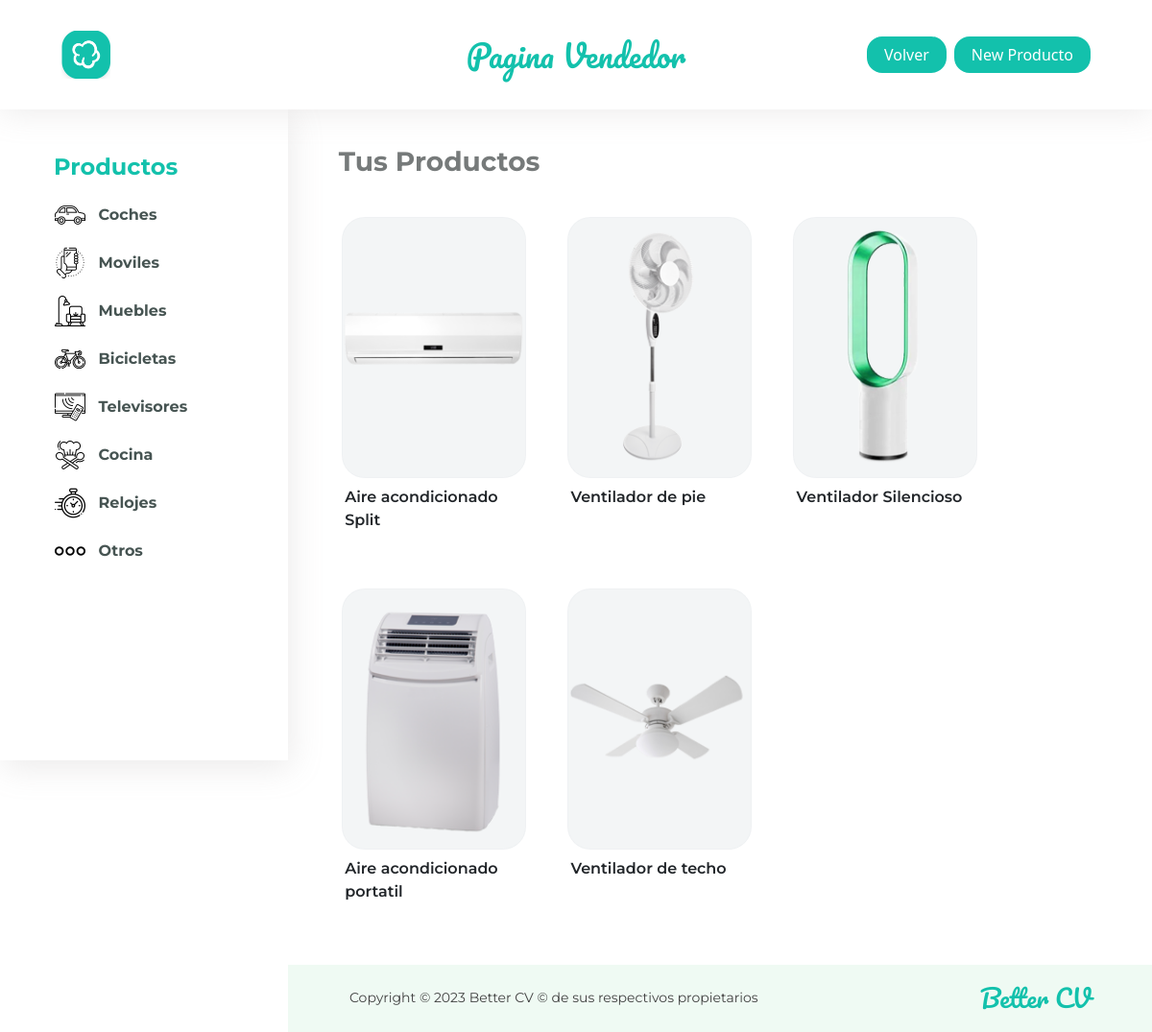
Screenshot of /pag-vendedores/index.php?id=2 with the database file from the repository.
### tables this page shows
CREATE TABLE `productos` (
  `id_prod` int(10) NOT NULL,
  `nombre_prod` varchar(50) NOT NULL,
  `id_vendedor` int(10) NOT NULL,
  `foto_prod` varchar(100) NOT NULL,
  `precio_prod` int(20) NOT NULL,
  `tipo_prod` varchar(50) NOT NULL,
  `etiqueta_producto` varchar(50) NOT NULL,
  `descuento` int(10) NOT NULL
);

### pag-vendedores/index.php (the view, shortened to what this page needs)
<!DOCTYPE html>
<html lang="en">
<head>
    <link rel="stylesheet" href="vendedores.css">
    <link href="https://cdn.jsdelivr.net/npm/bootstrap@5.3.1/dist/css/bootstrap.min.css" rel="stylesheet">
</head>
    <?php
	$id=$_GET['id'];
  ?>
<body>
    <nav>
        <div class="logo"><a href="../pag-vendedores/index.php?prod=.&id=<?php echo $id ?>"><img src="../img/logo-cv.png" alt=""></a></div>
        <div><p class="m-0">Pagina Vendedor</p></div>
        <div class="end">
            <button onclick="location.href='../index.php'">Volver</button>
            <button data-bs-toggle="modal" data-bs-target="#modal_estructura_nuevo_producto">New Producto</button>
        </div>
    </nav>
    <main>
        <section class="lateral">
            <h5>Productos</h5>
            <div class="eleccion">
                <img src="../img/iconos/coche.png" alt="coches">
                <a href="../pag-vendedores/index.php?prod=coches&id=<?php echo $id?>">Coches</a>
            </div>
            <div class="eleccion">
                <img src="../img/iconos/telefono-inteligente.png" alt="moviles">
                <a href="../pag-vendedores/index.php?prod=moviles&id=<?php echo $id?>">Moviles</a>
            </div>
            <div class="eleccion">
                <img src="../img/iconos/muebles.png" alt="muebles">
                <a href="../pag-vendedores/index.php?prod=muebles&id=<?php echo $id?>">Muebles</a>
            </div>
            <div class="eleccion">
                <img src="../img/iconos/bicicleta.png" alt="bicicletas">
                <a href="../pag-vendedores/index.php?prod=bicicletas&id=<?php echo $id?>">Bicicletas</a>
            </div>
            <div class="eleccion">
                <img src="../img/iconos/televisor.png" alt="televisores">
                <a href="../pag-vendedores/index.php?prod=televisores&id=<?php echo $id?>">Televisores</a>
            </div>
            <div class="eleccion">
                <img src="../img/iconos/cocina.png" alt="cocina">
                <a href="../pag-vendedores/index.php?prod=cocina&id=<?php echo $id?>">Cocina</a>
            </div>
            <div class="eleccion">
                <img src="../img/iconos/reloj.png" alt="reloj">
                <a href="../pag-vendedores/index.php?prod=reloj&id=<?php echo $id?>">Relojes</a>
            </div>
            <div class="eleccion">
                <img src="../img/iconos/otros.png" alt="otros">
                <a href="../pag-vendedores/index.php?prod=otros&id=<?php echo $id?>">Otros</a>
            </div>
        </section>
        <section class="pantalla">
            <h3 class="title">Tus Productos</h3>
            <div class="productos">
                <?php
                    $id=$_GET['id'];
					$prod=$_GET['prod'];
                    include ("../conectar.php");
                    $sql_buscar="SELECT * FROM productos WHERE id_vendedor=$id AND tipo_prod like '%$prod%'";
                    $busqueda=mysqli_query($mysql, $sql_buscar);
                    while ($producto=mysqli_fetch_array($busqueda)){
                        echo '
                        <div class="caja">
                            <button data-bs-toggle="modal" data-bs-target="#modal_estructura'.$producto['id_prod'].'" class="img"><img src="../img/'.$producto['foto_prod'].'" alt="foto"></button>
                            <p>'.$producto['nombre_prod'].'</p>
                        </div>
                        ';
                    }
                ?>
            </div>
            <footer>
                <small>Copyright © 2023 Better CV © de sus respectivos propietarios</small>
                <p class="m-0">Better CV</p>
            </footer>
        </section>
    </main>
</body>
</html>

### pag-vendedores/vendedores.css (style rules this page uses)
* { margin: 0; padding: 0; }
nav { width: 100%; display: flex; position: fixed; padding: 2rem 4rem; box-shadow: 0rem 0.2rem 2rem rgba(159, 153, 153, 0.2); background-color: white; z-index: 2; }
nav div { display: flex; flex: 1; justify-content: center; align-items: center; }
nav div p { font-family: "Pacifico", cursive; font-size: 2rem; font-weight: 400; color: #13C1AC; }
nav .logo { display: flex; flex: 1; justify-content: start; align-items: center; }
nav .logo img { width: 3.2rem; }
nav .end { display: flex; justify-content: end; align-items: center; gap: 0.5rem; }
nav .end button { border: 2px solid #13C1AC; border-radius: 1rem; background-color: #13C1AC; padding: 0.3rem 1rem; color: white; font-weight: 500; transition: 0.2s ease-in; }
main { width: 100%; display: flex; }
main .lateral { display: flex; position: fixed; flex-direction: column; justify-content: start; background-color: white; top: 7rem; width: 25%; height: 85vh; padding: 3rem 3rem 2rem 2.5rem; gap: 0.3rem; z-index: 1; box-shadow: 0.2rem 0.5rem 2rem rgba(159, 153, 153, 0.2); }
main .lateral h5 { font-family: "Montserrat", sans-serif; font-size: 1.5rem; font-weight: 700; color: #13C1AC; margin-left: 1rem; }
main .lateral .eleccion { display: flex; position: relative; width: 100%; padding: 0.35rem 0.35rem 0.35rem 1rem; gap: 0.85rem; align-items: center; transition: 0.3s ease-in-out; border: 1px solid transparent; border-radius: 0.5rem; }
main .lateral .eleccion img { width: 2rem; }
main .lateral .eleccion a { text-decoration: none; font-family: "Montserrat", sans-serif; font-size: 1rem; font-weight: 700; color: #465452; }
main .pantalla { display: flex; position: relative; top: 7rem; width: 75%; margin-left: 25%; min-height: 81.7vh; flex-direction: column; }
main .pantalla .title { position: relative; font-family: "Montserrat", sans-serif; color: #767a7a; font-weight: 700; margin: 2.5rem 3rem 2rem 3.3rem; }
main .pantalla .productos { width: 100%; display: flex; padding: 0.5rem 3.5rem 3rem 3.5rem; flex-wrap: wrap; gap: 2.7rem; }
main .pantalla .productos .caja { display: flex; width: 12rem; align-items: start; position: relative; flex-direction: column; gap: 0.5rem; transition: 0.5s ease; }
main .pantalla .productos .caja .img { display: flex; align-items: center; justify-content: center; position: relative; overflow: hidden; -o-object-fit: cover; object-fit: cover; height: 17rem; border: 1px solid rgba(236, 239, 241, 0.6156862745); background-color: rgba(236, 239, 241, 0.6156862745); border-radius: 1.5rem; transition: 0.3s ease; }
main .pantalla .productos .caja .img img { width: 100%; }
main .pantalla .productos .caja p { font-family: "Montserrat", sans-serif; margin-left: 0.2rem; font-weight: 600; }
main .pantalla footer { width: 100%; display: flex; align-items: center; justify-content: space-between; padding: 1rem 4rem; background-color: #EFFAF3; }
main .pantalla footer small { font-family: "Montserrat", sans-serif; color: #424242; }
main .pantalla footer p { font-family: "Pacifico", cursive; font-size: 1.6rem; font-weight: 400; color: #13C1AC; }

### rows the page displays
productos: foto_prod (picture), nombre_prod "Aire acondicionado Split"
productos: foto_prod (picture), nombre_prod "Ventilador de pie"
productos: foto_prod (picture), nombre_prod "Ventilador Silencioso"
productos: foto_prod (picture), nombre_prod "Aire acondicionado portatil"
productos: foto_prod (picture), nombre_prod "Ventilador de techo"
